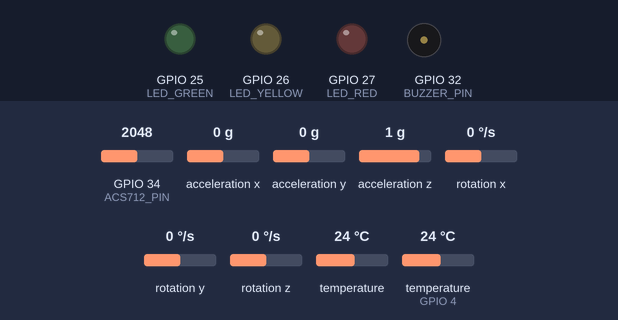
This sketch was run on a simulated ESP32. Shown: output pins drawn as LEDs (lit = HIGH), buzzer (waves = sounding, pin HIGH). The inputs (shaded band) are chosen by the test bench; at power-on: acceleration x 0 g, temperature (sensor on GPIO 4) 24 °C, acceleration z 1 g, GPIO 34 (ACS712_PIN) = 2048, acceleration y 0 g, rotation x 0 °/s, rotation y 0 °/s, rotation z 0 °/s, temperature 24 °C (analog values on the 0–4095 scale). WiFi joins after 1.5 s; servers stay silent unless stated; what the sketch prints to the serial monitor is not drawn.

Above: at 0.0 s.
At 11.6 s:
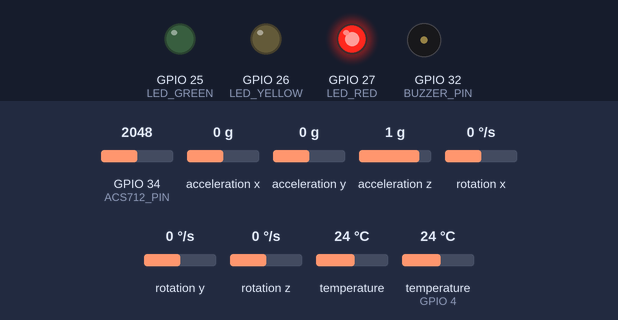
11.7 s: acceleration x set to -1.4 g
At 13.94 s:
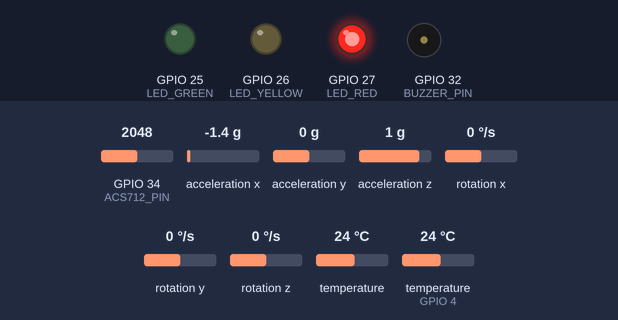
15.2 s: temperature (sensor on GPIO 4) set to 33 °C
20.5 s: acceleration z set to 0 g
27.3 s: temperature (sensor on GPIO 4) set to 41 °C
Timing chart, 0 to 34.6 s (numbered marks = the images above; inputs shaded):
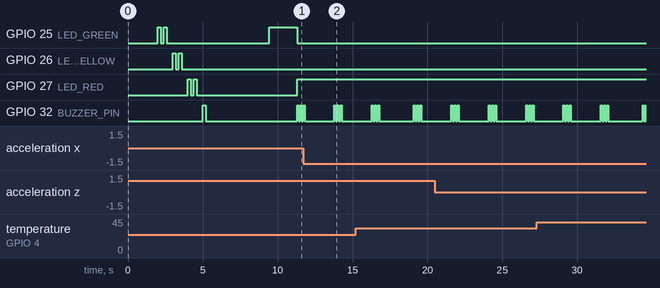

The sketch:

predictive_maintenance.ino
```cpp
#include <Wire.h>
#include <Adafruit_MPU6050.h>
#include <Adafruit_Sensor.h>
#include <OneWire.h>
#include <DallasTemperature.h>
#include <WiFi.h>
#include <ThingSpeak.h>

// ─── WIFI & THINGSPEAK ─────────────────────────────────────────
const char* WIFI_SSID     = "Devangi";
const char* WIFI_PASS     = "shivam@123";
unsigned long CHANNEL_ID  = 3338165;
const char* WRITE_API_KEY = "ADUQ3CMQOHMSR1H3";

// ─── SENSOR PINS ───────────────────────────────────────────────
#define DS18B20_PIN         4
#define ACS712_PIN          34

// ─── LED PINS ──────────────────────────────────────────────────
#define LED_GREEN           25
#define LED_YELLOW          26
#define LED_RED             27

// ─── BUZZER PIN ────────────────────────────────────────────────
#define BUZZER_PIN          32

// ─── ACS712 CONFIG ─────────────────────────────────────────────
#define ACS712_SENSITIVITY  0.100
#define ACS712_ZERO_OFFSET  1.884
#define ADC_RESOLUTION      4096.0
#define ADC_VREF            3.3
#define CURRENT_NOISE_CLAMP 0.05

// ─── THRESHOLDS ────────────────────────────────────────────────
#define TEMP_SAFE           30.0
#define TEMP_WARN           40.0
#define CURR_SAFE           0.5
#define CURR_WARN           1.0
#define VIB_SAFE            10.0
#define VIB_WARN            15.0

// ─── THINGSPEAK INTERVAL ───────────────────────────────────────
#define TS_INTERVAL         15000

// ─── OBJECTS ───────────────────────────────────────────────────
Adafruit_MPU6050 mpu;
OneWire oneWire(DS18B20_PIN);
DallasTemperature ds18b20(&oneWire);
WiFiClient client;
bool mpuReady  = false;
bool ds18Ready = false;
unsigned long lastUpload = 0;

// ─── ENUMS ─────────────────────────────────────────────────────
enum Status { SAFE, WARN, ALERT };

// ─── LED ───────────────────────────────────────────────────────
void setLED(Status s) {
  digitalWrite(LED_GREEN,  LOW);
  digitalWrite(LED_YELLOW, LOW);
  digitalWrite(LED_RED,    LOW);
  if      (s == SAFE)  digitalWrite(LED_GREEN,  HIGH);
  else if (s == WARN)  digitalWrite(LED_YELLOW, HIGH);
  else                 digitalWrite(LED_RED,    HIGH);
}

void blinkLED(int pin, int times) {
  for (int i = 0; i < times; i++) {
    digitalWrite(pin, HIGH); delay(200);
    digitalWrite(pin, LOW);  delay(200);
  }
}

// ─── BUZZER ────────────────────────────────────────────────────
void buzzerPattern(Status s) {
  if (s == SAFE) {
    digitalWrite(BUZZER_PIN, LOW);       // silent
  }
  else if (s == WARN) {
    // 1 slow beep
    digitalWrite(BUZZER_PIN, HIGH); delay(200);
    digitalWrite(BUZZER_PIN, LOW);
  }
  else {
    // 3 fast beeps
    for (int i = 0; i < 3; i++) {
      digitalWrite(BUZZER_PIN, HIGH); delay(100);
      digitalWrite(BUZZER_PIN, LOW);  delay(100);
    }
  }
}

// ─── STATUS HELPERS ────────────────────────────────────────────
Status getStatus(float value, float safeLimit, float warnLimit) {
  if (value < safeLimit) return SAFE;
  if (value < warnLimit) return WARN;
  return ALERT;
}

Status overallStatus(Status t, Status c, Status v) {
  if (t == ALERT || c == ALERT || v == ALERT) return ALERT;
  if (t == WARN  || c == WARN  || v == WARN)  return WARN;
  return SAFE;
}

String statusLabel(Status s) {
  if (s == SAFE) return "SAFE ";
  if (s == WARN) return "WARN ";
  return "ALERT";
}

// ─── WIFI ──────────────────────────────────────────────────────
void connectWiFi() {
  Serial.print("Connecting to WiFi");
  WiFi.begin(WIFI_SSID, WIFI_PASS);
  int tries = 0;
  while (WiFi.status() != WL_CONNECTED && tries < 20) {
    delay(500); Serial.print("."); tries++;
  }
  if (WiFi.status() == WL_CONNECTED) {
    Serial.println("\nWiFi OK ✓  IP: " + WiFi.localIP().toString());
  } else {
    Serial.println("\nWiFi FAILED!");
    blinkLED(LED_RED, 5);
  }
}

// ─── MPU INIT ──────────────────────────────────────────────────
void initMPU() {
  mpuReady = false;
  for (int attempt = 1; attempt <= 3; attempt++) {
    if (mpu.begin()) {
      mpu.setAccelerometerRange(MPU6050_RANGE_2_G);
      mpu.setGyroRange(MPU6050_RANGE_250_DEG);
      mpu.setFilterBandwidth(MPU6050_BAND_21_HZ);
      Serial.println("MPU6050 OK ✓");
      mpuReady = true;
      return;
    }
    delay(500);
  }
  Serial.println("MPU6050 not ready — will retry in loop");
}

// ─── DS18B20 INIT ──────────────────────────────────────────────
void initDS18() {
  ds18Ready = false;
  ds18b20.begin();
  delay(200);
  if (ds18b20.getDeviceCount() > 0) {
    Serial.println("DS18B20 OK ✓");
    ds18Ready = true;
  } else {
    Serial.println("DS18B20 not ready — will retry in loop");
  }
}

// ─── SETUP ─────────────────────────────────────────────────────
void setup() {
  Serial.begin(115200);
  delay(2000);

  // ── Pin Modes ──
  pinMode(LED_GREEN,  OUTPUT);
  pinMode(LED_YELLOW, OUTPUT);
  pinMode(LED_RED,    OUTPUT);
  pinMode(BUZZER_PIN, OUTPUT);
  digitalWrite(BUZZER_PIN, LOW);

  // Startup blink + beep
  blinkLED(LED_GREEN,  2); delay(200);
  blinkLED(LED_YELLOW, 2); delay(200);
  blinkLED(LED_RED,    2); delay(200);
  digitalWrite(BUZZER_PIN, HIGH); delay(200);
  digitalWrite(BUZZER_PIN, LOW);
  Serial.println("Startup OK ✓");

  // WiFi FIRST
  connectWiFi();
  ThingSpeak.begin(client);
  Serial.println("ThingSpeak OK ✓");

  // Power settle after WiFi
  Serial.println("Stabilizing power...");
  delay(2000);

  // Sensors
  Serial.println("\n===== Sensor Init =====");
  Wire.begin(21, 22);
  Wire.setClock(100000);
  delay(500);
  initMPU();
  initDS18();
  analogReadResolution(12);
  Serial.println("ACS712  OK ✓");
  Serial.println("=======================\n");

  setLED(SAFE);
  delay(1000);
}

// ─── LOOP ──────────────────────────────────────────────────────
void loop() {
  // Reconnect WiFi if dropped
  if (WiFi.status() != WL_CONNECTED) {
    Serial.println("WiFi lost — reconnecting...");
    connectWiFi();
  }

  // Retry failed sensors
  if (!mpuReady)  initMPU();
  if (!ds18Ready) initDS18();

  // ── 1. MPU6050 ──
  float vibration = 0.0;
  if (mpuReady) {
    sensors_event_t accel, gyro, temp_mpu;
    mpu.getEvent(&accel, &gyro, &temp_mpu);
    float ax = accel.acceleration.x;
    float ay = accel.acceleration.y;
    float az = accel.acceleration.z;
    vibration = sqrt(ax*ax + ay*ay + az*az);
  }

  // ── 2. DS18B20 ──
  float tempC = -127.0;
  if (ds18Ready) {
    ds18b20.requestTemperatures();
    tempC = ds18b20.getTempCByIndex(0);
    if (tempC == -127.0) ds18Ready = false;
  }

  // ── 3. ACS712 ──
  long adcSum = 0;
  for (int i = 0; i < 500; i++) {
    adcSum += analogRead(ACS712_PIN);
    delayMicroseconds(100);
  }
  float voltage = ((adcSum / 500.0) / ADC_RESOLUTION) * ADC_VREF;
  float current = abs((voltage - ACS712_ZERO_OFFSET) / ACS712_SENSITIVITY);
  if (current < CURRENT_NOISE_CLAMP) current = 0.0;

  // ── 4. Status ──
  Status tempStatus = (!ds18Ready || tempC == -127.0) ? ALERT : getStatus(tempC, TEMP_SAFE, TEMP_WARN);
  Status currStatus = getStatus(current,   CURR_SAFE, CURR_WARN);
  Status vibStatus  = !mpuReady ? SAFE : getStatus(vibration, VIB_SAFE, VIB_WARN);
  Status overall    = overallStatus(tempStatus, currStatus, vibStatus);

  // ── 5. LED + Buzzer ──
  setLED(overall);
  buzzerPattern(overall);

  // ── 6. Serial Print ──
  Serial.println("─────────────────────────────────────");
  Serial.print("Vibration (m/s²) : ");
  if (!mpuReady) Serial.print("waiting...     ");
  else { Serial.print(vibration, 2); Serial.print("         "); }
  Serial.print("["); Serial.print(statusLabel(vibStatus)); Serial.println("]");

  Serial.print("Temperature (°C) : ");
  if (!ds18Ready || tempC == -127.0) Serial.print("waiting...     ");
  else { Serial.print(tempC, 2); Serial.print("         "); }
  Serial.print("["); Serial.print(statusLabel(tempStatus)); Serial.println("]");

  Serial.print("Current (A)      : "); Serial.print(current, 4);
  Serial.print("      ["); Serial.print(statusLabel(currStatus)); Serial.println("]");
  Serial.print(">> OVERALL        : "); Serial.println(statusLabel(overall));

  // ── 7. ThingSpeak ──
  unsigned long now = millis();
  if (now - lastUpload >= TS_INTERVAL) {
    if (mpuReady && ds18Ready) {
      lastUpload = now;
      int overallNum = (overall == SAFE) ? 0 : (overall == WARN) ? 1 : 2;

      ThingSpeak.setField(1, (float)tempC);
      ThingSpeak.setField(2, (float)vibration);
      ThingSpeak.setField(3, (float)current);
      ThingSpeak.setField(4, overallNum);

      int result = ThingSpeak.writeFields(CHANNEL_ID, WRITE_API_KEY);
      if (result == 200) Serial.println("ThingSpeak ✓ uploaded");
      else { Serial.print("ThingSpeak FAILED: "); Serial.println(result); }
    } else {
      Serial.println("ThingSpeak skipped — sensors not ready");
      lastUpload = now;
    }
  }

  Serial.println("─────────────────────────────────────");
  delay(1000);
}
```
